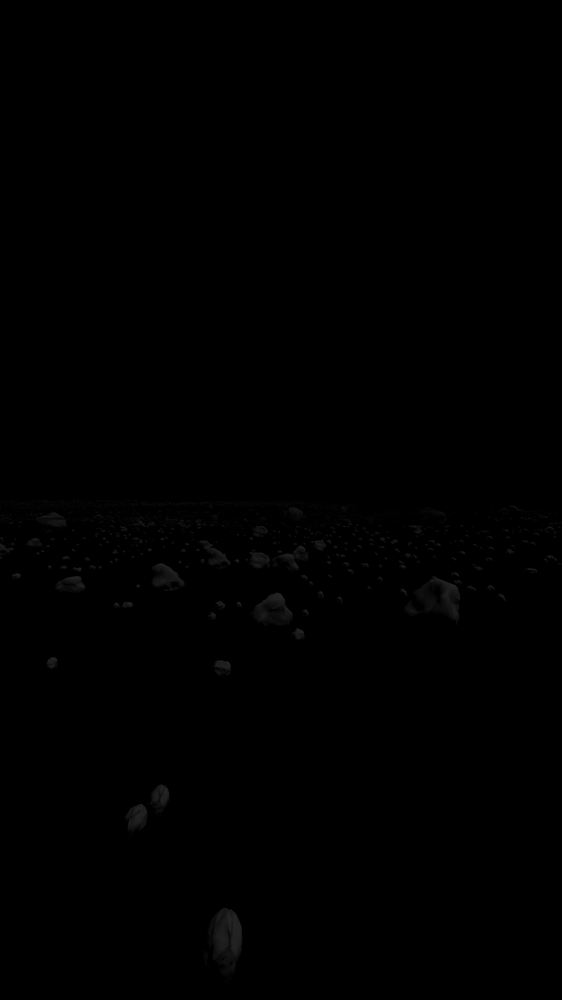
#> input picture Data/DATA/rocks.png, 562 x 1000 px, shrunk from 1080 x 1920 before the run
$ jupyter execute ImageThresholding.ipynb   (shell and % lines are left out)
#> lines starting #> are read from the running program, lines starting #| are printed output that depends on the picture; after the words box and inside, x2 and y2 are one past the last pixel; in counts of white or black regions, pixels touching at a corner belong together
[cell 1]
import cv2
import matplotlib.pyplot as plt

[cell 2]
# second parameter of imread tells how image should be read. 0 = single channel
img = cv2.imread('../../Data/DATA/rocks.png',0)
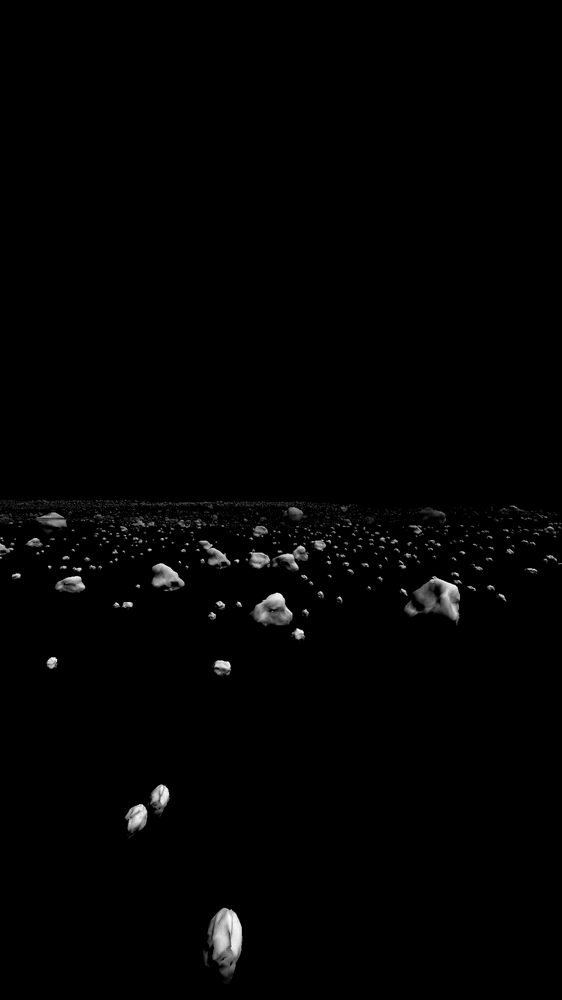
#> img: shape (1000, 562); min 0, max 37, mean 0.4; drawn with min black and max white

[cell 3]
#cmap tells which colormapping/colorscale to use. (cv2.imread(0) should give single channel colorscale, but it gives false color, viridis color scale(high intensity - purple, low - green)), so we need to change the color scale to gray (high - white, low - black)
#cmap changes the visualization way (mapping) but keeps the value same. Thresholding changes the value
plt.imshow(img,cmap='gray')

[cell 4]
# prints max intensity value in this image
img.max()
#> Out = 37

[cell 5]
# threshold givs 2 values, ret is the lower bound (127 here), thresh is the image output of it
# threshold changes image based on threshold, here with binary thresholding(THRESH_BINARY), img where pixel is less that 1 is 0 and greater is 1. Like that, thresholding has various other methods (eg. inverse binary etc.)
ret,thresh = cv2.threshold(img,1,36,cv2.THRESH_BINARY)
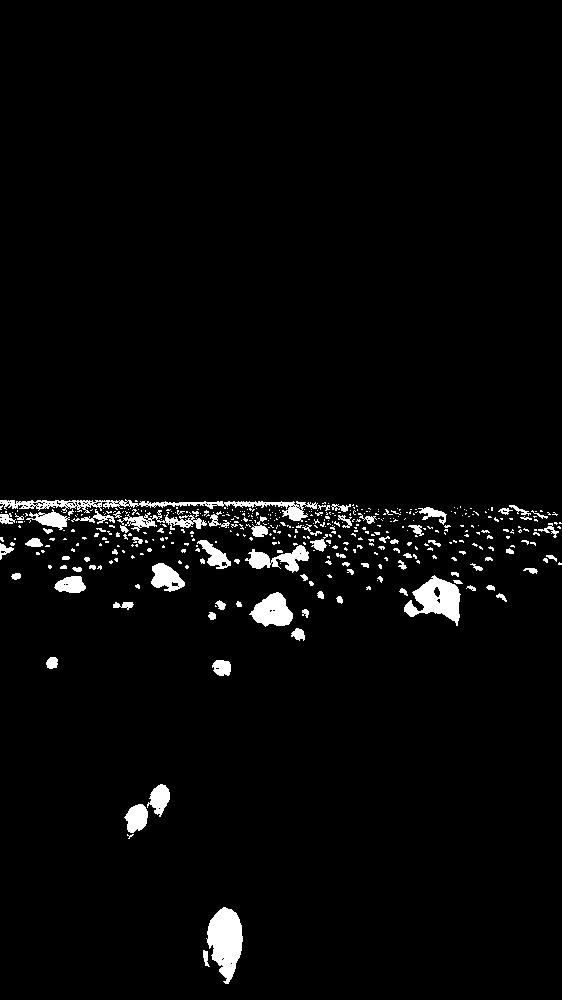
#> thresh: shape (1000, 562); values 0 (black) and 36 (white), 3% white; 452 white regions (372 under 20 px), largest, box (x1, y1, x2, y2) and area: (206, 907, 243, 984) 1823, (0, 499, 318, 522) 1768, (404, 575, 461, 626) 1507
plt.imshow(thresh,cmap=('gray'))

$ run again, with Data/DATA/five_shapes.PNG copied over Data/DATA/rocks.png
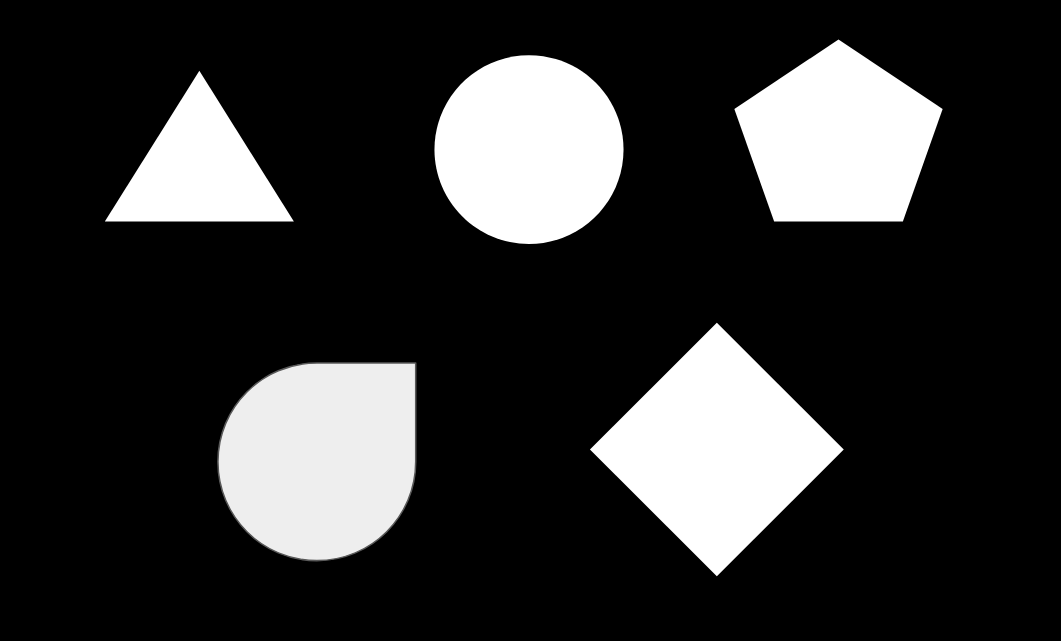
#> input picture Data/DATA/five_shapes.PNG, 1061 x 641 px
#> img is the input picture: shape (641, 1061); min 0, max 255, mean 49.2
#> Out = 255
#> `ret,thresh = cv2.threshold(img,1,36,cv2.THRESH_BINARY)`:
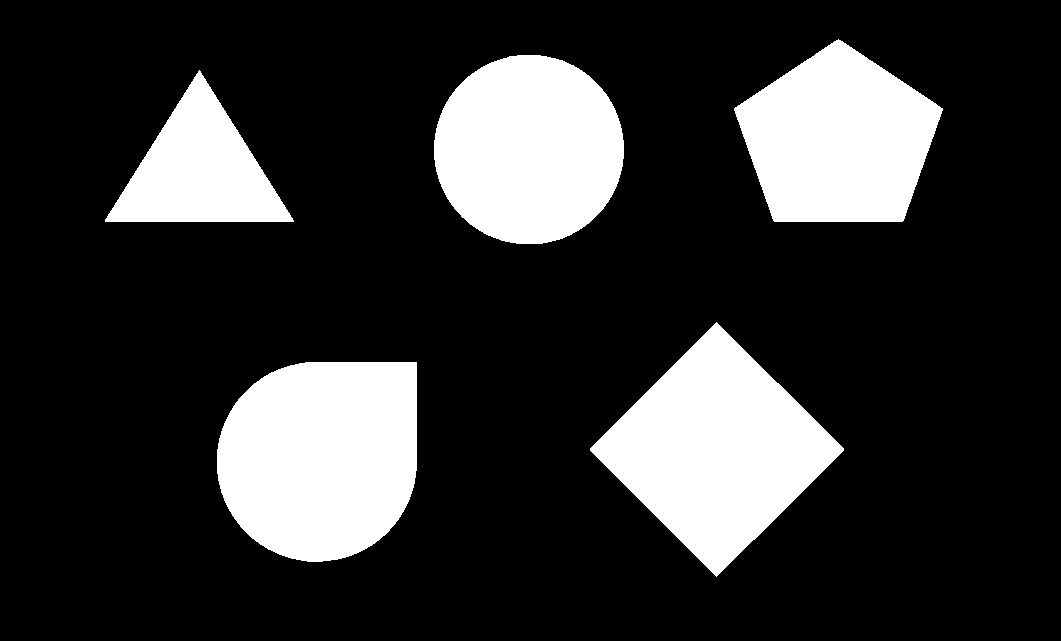
#> thresh: shape (641, 1061); values 0 (black) and 36 (white), 20% white; 5 white regions, box (x1, y1, x2, y2) and area: (217, 362, 417, 562) 33586, (590, 322, 844, 577) 32668, (434, 55, 624, 244) 28335, (734, 39, 943, 222) 26569, (105, 70, 294, 222) 14556
